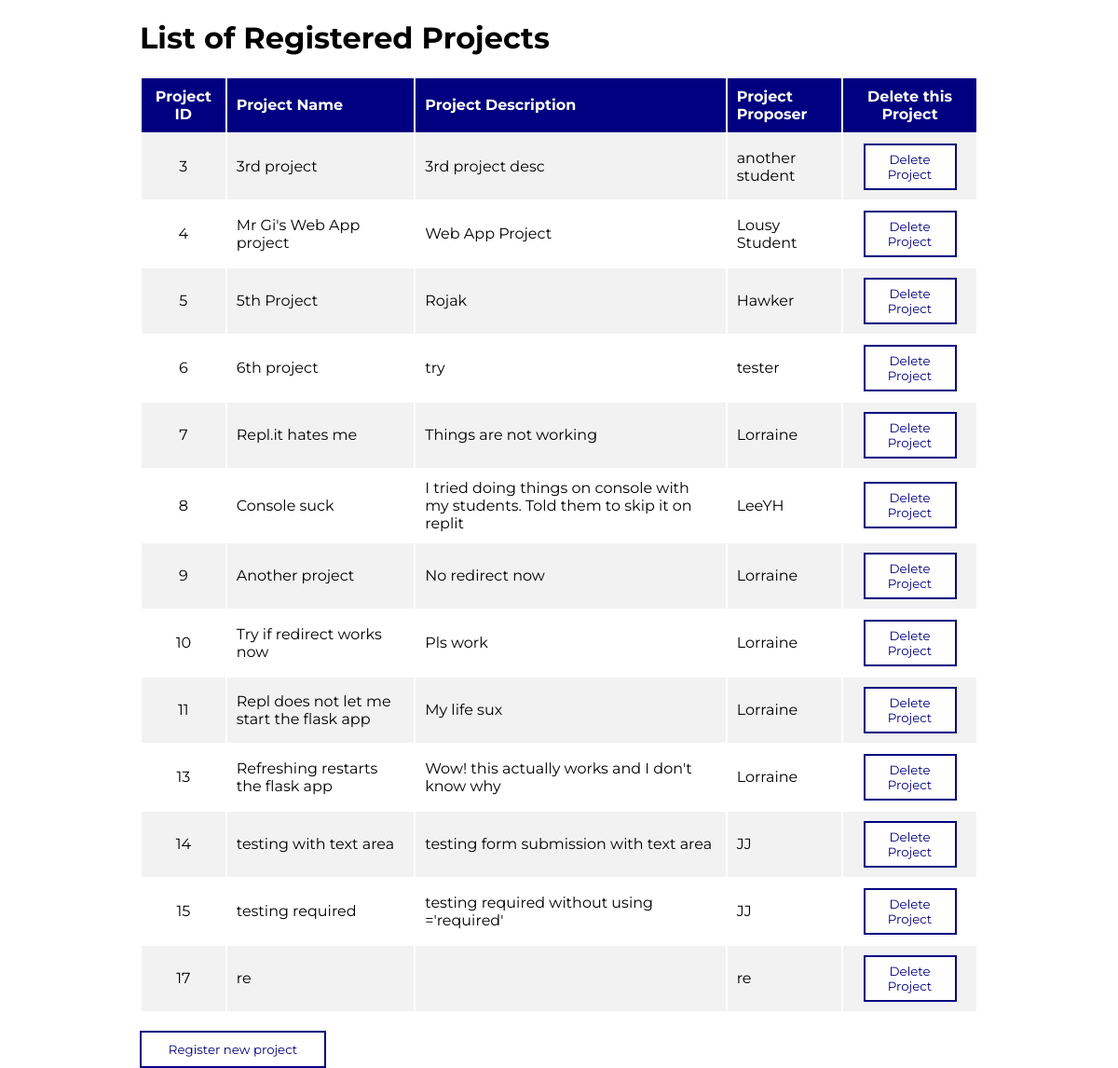
Before: / with the older database file.
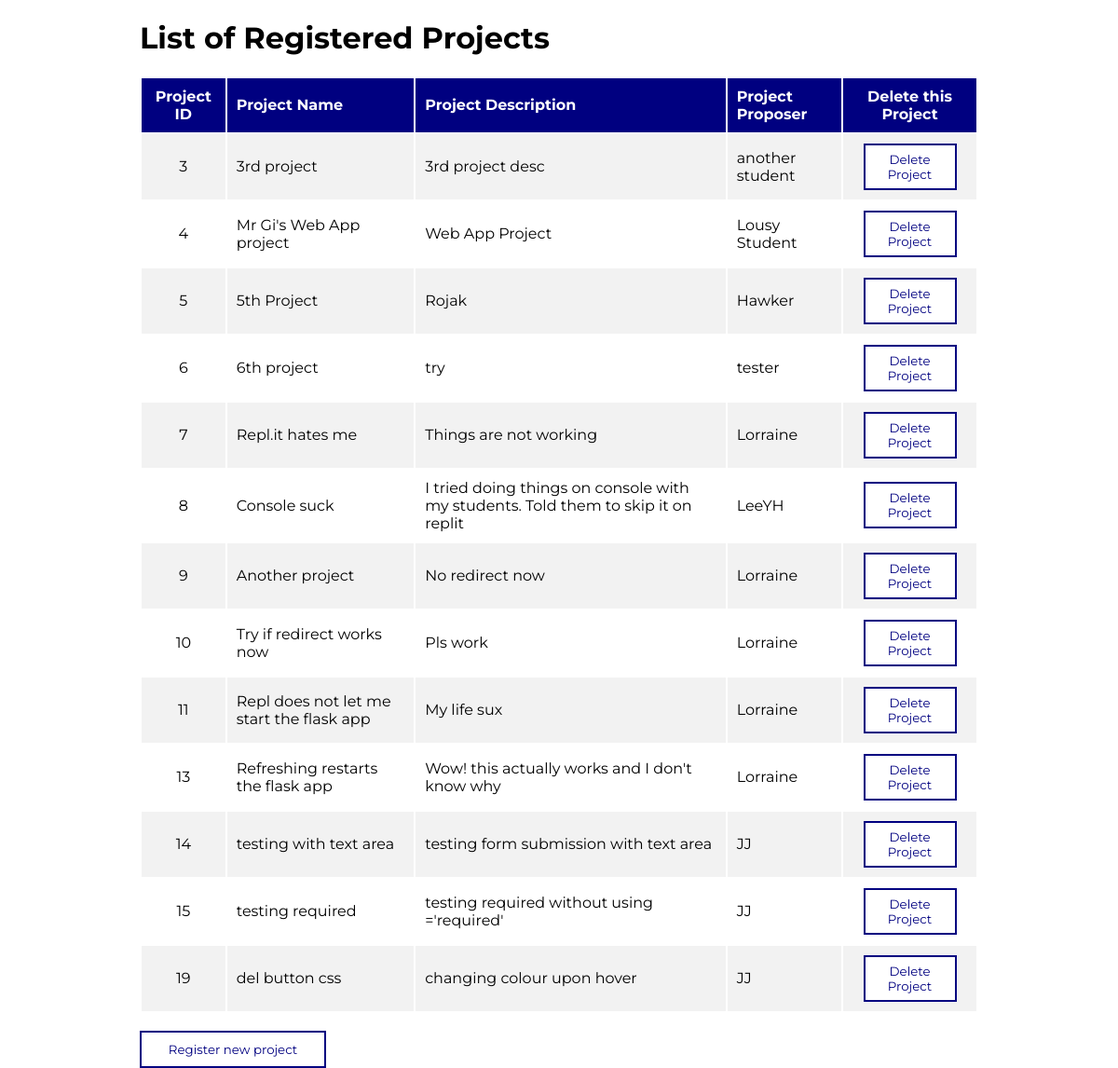
After: the same page with the newer database file.
### tables this page shows
CREATE TABLE "Project" (
	"id"	INTEGER PRIMARY KEY AUTOINCREMENT,
	"title"	TEXT,
	"description"	TEXT,
	"proposer"	TEXT
);

### main.py (the view)
@app.route('/')
def index():
    data = model.Project.select_all()
    return render_template('proj-list.html', data=data)

### model.py (called while the page is built)
  def select_all():
    conn = sqlite3.connect("app.db")
    sql = "SELECT id, title, description, proposer FROM Project;"
    cursor = conn.execute(sql)
    data = []
    for record in cursor:
        data.append(record)
    conn.close()
    return data

### templates/proj-list.html (shortened to what this page needs)
<!doctype html>
<html>
	<head>
    <link rel="stylesheet" href="{{ url_for('static', filename='style.css') }}" />
	</head>
	<body>
		<h1>List of Registered Projects</h1>
		<table>
			<tr>
				<th>Project ID</th>
				<th>Project Name</th>
        <th>Project Description</th>
        <th>Project Proposer</th>
        <th>Delete this Project</th>
			</tr>
			{% for record in data %}
			<tr>
				{% for value in record %}
				<td>{{value}}</td>
				{% endfor %}
              <td><form action="{{url_for('delete', pid=record[0]) }}">
      <input id='del-button' type="Submit" value="Delete Project">
    </form></td>
			</tr>
			{% endfor %}
		</table>
    <br>
    <form action="{{url_for("proj_form")}}">
      <input type="Submit" value="Register new project">
    </form>
	</body>
</html>

Changed rows visible on the page:
removed Project: record "17", title "re", proposer "re"
added Project: record "19", title "del button css", description "changing colour upon hover", proposer "JJ"
